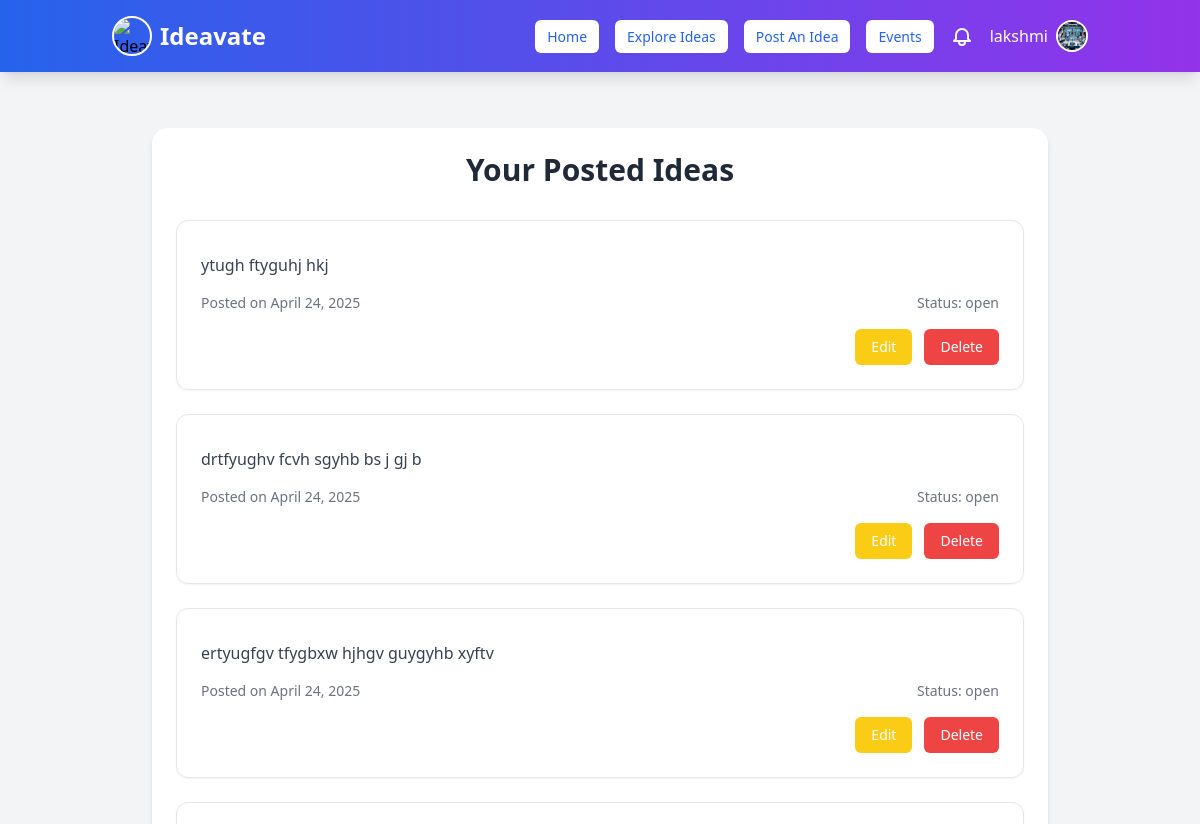
The app's page /your-ideas/ (signed in, upper part), older data.
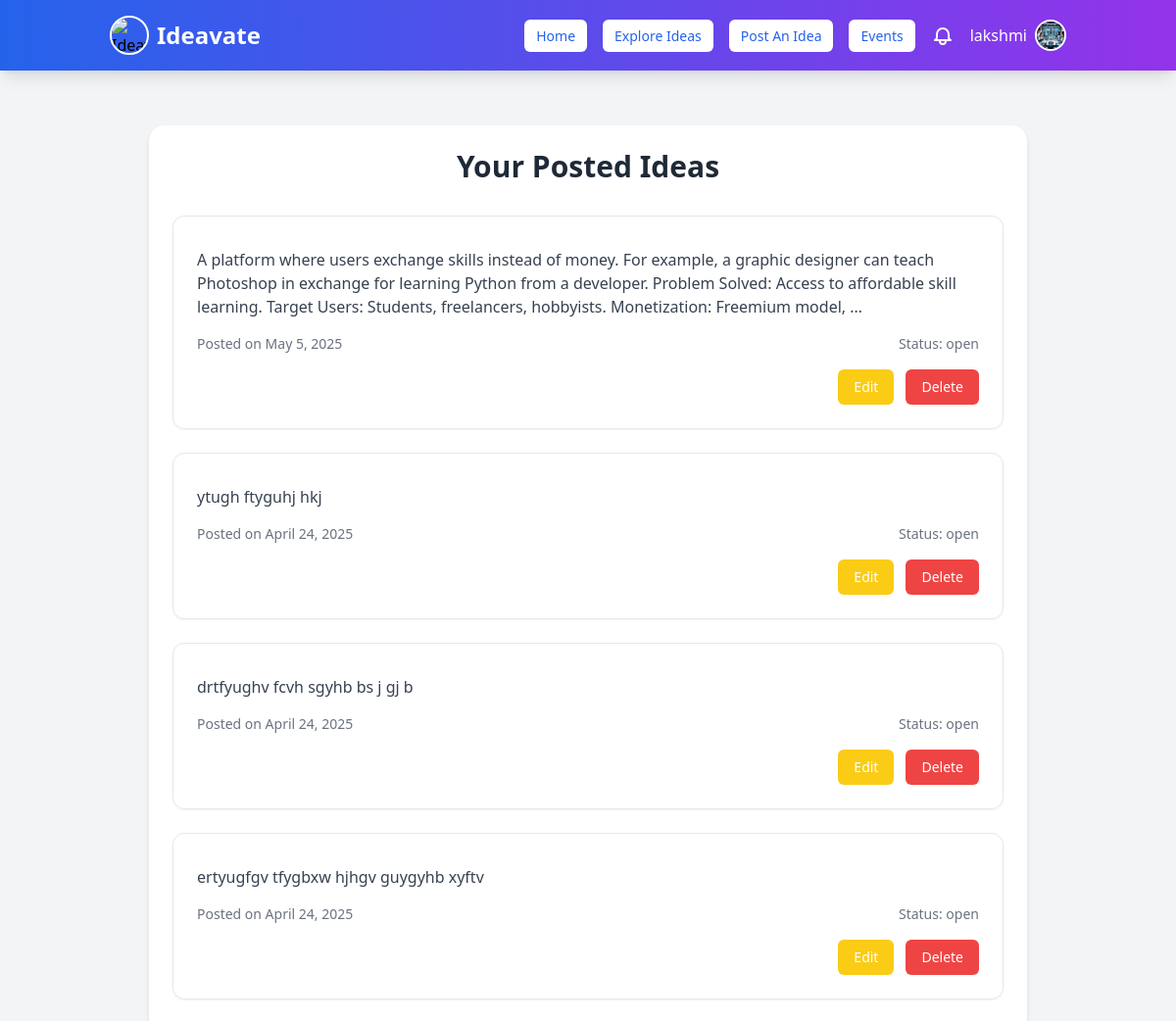
The same page, newer data.
### myapp/models.py (models this page shows, shortened)
class Idea(models.Model):
    user = models.ForeignKey(User, on_delete=models.CASCADE, related_name="ideas")
    idea_name = models.CharField(max_length=100)
    description = models.TextField(blank=True)
    category = models.CharField(max_length=100, blank=True, null=True)  # Example: Tech, Health, AI
    funding_goal = models.DecimalField(max_digits=10, decimal_places=2, null=True, blank=True)
    estimated_investment = models.DecimalField(max_digits=10, decimal_places=2, null=True, blank=True)
    collaboration = models.BooleanField(default=False)
    status = models.CharField(
        max_length=20,
        choices=[("open", "Open for Investment"), ("progress", "In Progress"), ("completed", "Completed")],
        default="open"
    )
    created_at = models.DateTimeField(auto_now_add=True)  # Timestamp when idea is posted
    updated_at = models.DateTimeField(auto_now=True)  # Timestamp when idea is modified
    class Meta:
        verbose_name = "Idea"
        verbose_name_plural = "Ideas"
        ordering = ["-created_at"]  # Show newest ideas first

### myapp/views.py (the view)
# urls.py: path('your-ideas/', views.your_ideas_view, name='your_ideas'),
@login_required(login_url='signin')
def your_ideas_view(request):
    user_ideas = Idea.objects.filter(user=request.user).order_by('-created_at')  # or '-id'
    return render(request, 'your_ideas.html', {'ideas': user_ideas})

### templates/your_ideas.html (shortened to what this page needs)
{% extends 'navbar.html' %}
{% load static %}
{% block content %}
<div class="max-w-4xl mx-auto mt-12 p-6 bg-white rounded-2xl shadow-md">
    <h2 class="text-3xl font-bold text-gray-800 mb-8 text-center">Your Posted Ideas</h2>
    {% if ideas %}
        <div class="space-y-6">
            {% for idea in ideas %}
                <div class="border border-gray-200 rounded-xl p-6 shadow-sm hover:shadow-md transition">
                    <p class="text-gray-700 mb-4">{{ idea.description|truncatewords:40 }}</p>
                    <div class="flex justify-between items-center text-sm text-gray-500">
                        <span>Posted on {{ idea.created_at|date:"F j, Y" }}</span>
                        <span>Status: {{ idea.status|default:"Pending" }}</span>
                    </div>
                    <div class="mt-4 flex justify-end space-x-3">
                        <a href="{% url 'edit_idea' idea.id %}" class="px-4 py-2 bg-yellow-400 text-white rounded-md hover:bg-yellow-500 text-sm font-medium">
                            Edit
                        </a>
                        <form method="POST" action="{% url 'delete_idea' idea.id %}" onsubmit="return confirm('Are you sure you want to delete this idea?');">
                            <button type="submit" class="px-4 py-2 bg-red-500 text-white rounded-md hover:bg-red-600 text-sm font-medium">
                                Delete
                            </button>
                        </form>
                    </div>
                </div>
            {% endfor %}
        </div>
    {% else %}
        <p class="text-center text-gray-500">You haven't posted any ideas yet.</p>
    {% endif %}
</div>
{% endblock %}

Row changes from the older to the newer data that the page shows:
added Idea: description "A platform where users exchange skills instead of money. For example, a graphic designer can teach Photoshop in exchange for learning Python from a developer. Problem Solved: Access to affordable skill learning. Target Users: Students, freelancers, hobbyists. Monetization: Freemium model, …", created_at "May 5, 2025", status "open"
